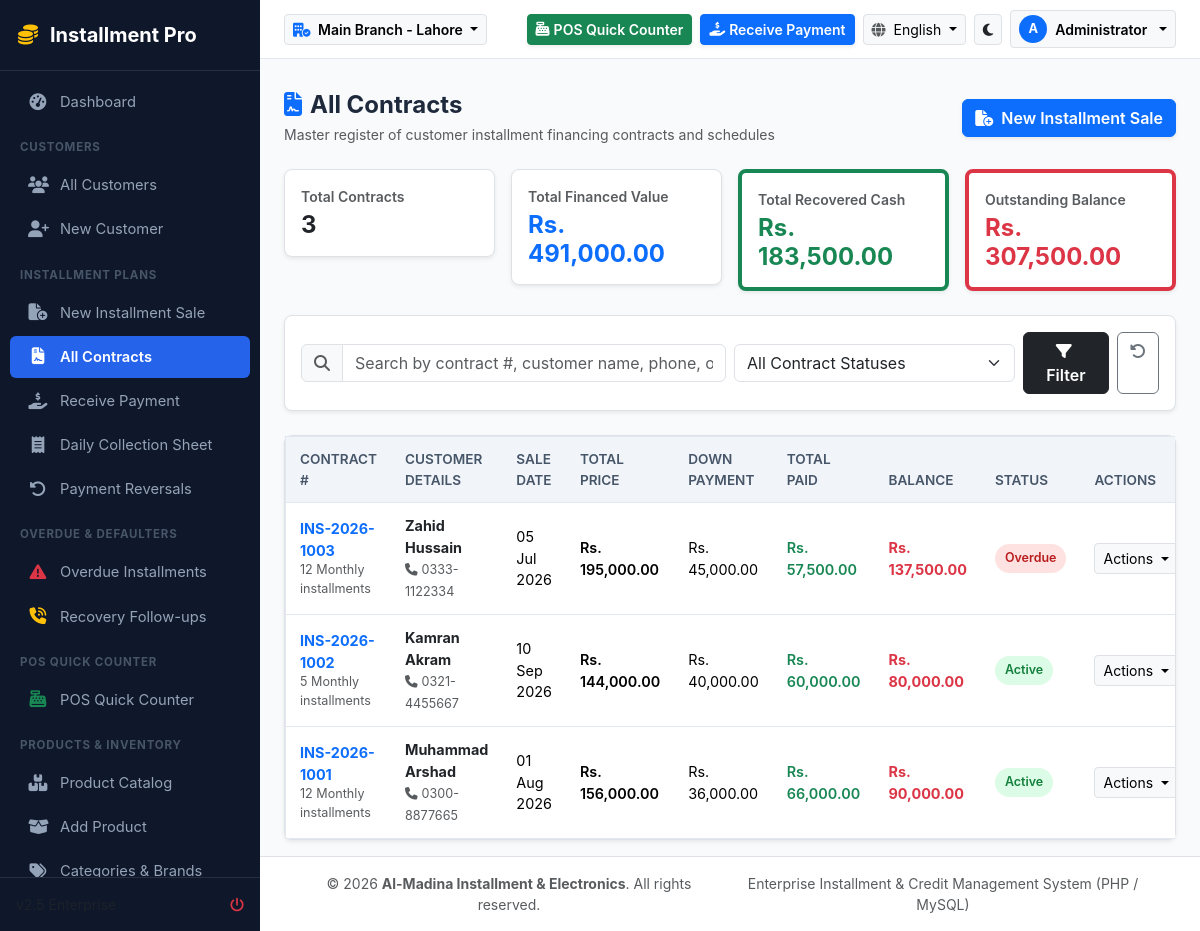
Page /contracts/index.php (signed in) on the committed database.
### tables this page shows
CREATE TABLE IF NOT EXISTS `branches` (
    `id` INT AUTO_INCREMENT PRIMARY KEY,
    `branch_code` VARCHAR(20) NOT NULL UNIQUE,
    `name` VARCHAR(150) NOT NULL,
    `urdu_name` VARCHAR(150) NULL,
    `phone` VARCHAR(50) NULL,
    `address` TEXT NULL,
    `city` VARCHAR(100) DEFAULT 'Lahore',
    `is_active` TINYINT(1) DEFAULT 1,
    `created_at` TIMESTAMP DEFAULT CURRENT_TIMESTAMP
);

CREATE TABLE IF NOT EXISTS `installment_contracts` (
    `id` INT AUTO_INCREMENT PRIMARY KEY,
    `contract_number` VARCHAR(50) NOT NULL UNIQUE,
    `branch_id` INT NOT NULL,
    `customer_id` INT NOT NULL,
    `salesperson_id` INT NULL,
    `collection_officer_id` INT NULL,
    `sale_date` DATE NOT NULL,
    `delivery_date` DATE NULL,
    `cash_price_total` DECIMAL(12,2) NOT NULL DEFAULT 0.00,
    `installment_price_total` DECIMAL(12,2) NOT NULL DEFAULT 0.00,
    `discount_amount` DECIMAL(12,2) DEFAULT 0.00,
    `down_payment` DECIMAL(12,2) NOT NULL DEFAULT 0.00,
    `financed_amount` DECIMAL(12,2) NOT NULL DEFAULT 0.00,  
    `total_payable` DECIMAL(12,2) NOT NULL DEFAULT 0.00,    
    `total_paid` DECIMAL(12,2) NOT NULL DEFAULT 0.00,       
    `balance_amount` DECIMAL(12,2) NOT NULL DEFAULT 0.00,   
    `installment_count` INT NOT NULL,
    `frequency` ENUM('daily', 'weekly', 'biweekly', 'monthly', 'quarterly', 'custom') DEFAULT 'monthly',
    `installment_amount` DECIMAL(12,2) NOT NULL DEFAULT 0.00,
    `first_due_date` DATE NOT NULL,
    `final_due_date` DATE NOT NULL,
    `status` ENUM('draft', 'active', 'completed', 'overdue', 'defaulted', 'cancelled', 'settled') DEFAULT 'active',
    `notes` TEXT NULL,
    `terms_agreed` TINYINT(1) DEFAULT 1,
    `created_by` INT NULL,
    `created_at` TIMESTAMP DEFAULT CURRENT_TIMESTAMP,
    `updated_at` TIMESTAMP DEFAULT CURRENT_TIMESTAMP ON UPDATE CURRENT_TIMESTAMP,
    FOREIGN KEY (`customer_id`) REFERENCES `customers`(`id`),
    FOREIGN KEY (`branch_id`) REFERENCES `branches`(`id`)
);

CREATE TABLE IF NOT EXISTS `customers` (
    `id` INT AUTO_INCREMENT PRIMARY KEY,
    `branch_id` INT NOT NULL,
    `customer_code` VARCHAR(30) NOT NULL UNIQUE,
    `full_name` VARCHAR(150) NOT NULL,
    `father_husband_name` VARCHAR(150) NULL,
    `urdu_name` VARCHAR(150) NULL,
    `cnic` VARCHAR(30) NOT NULL,
    `phone` VARCHAR(30) NOT NULL,
    `whatsapp` VARCHAR(30) NULL,
    `alt_phone` VARCHAR(30) NULL,
    `email` VARCHAR(100) NULL,
    `current_address` TEXT NOT NULL,
    `permanent_address` TEXT NULL,
    `city` VARCHAR(100) DEFAULT 'Lahore',
    `occupation` VARCHAR(100) NULL,
    `employer_name` VARCHAR(150) NULL,
    `monthly_income` DECIMAL(12,2) DEFAULT 0.00,
    `credit_limit` DECIMAL(12,2) DEFAULT 200000.00,
    `category` ENUM('new', 'regular', 'premium', 'high_risk', 'defaulter', 'blacklisted') DEFAULT 'new',
    `status` ENUM('active', 'inactive', 'blacklisted') DEFAULT 'active',
    `photo` VARCHAR(255) NULL,
    `cnic_front` VARCHAR(255) NULL,
    `cnic_back` VARCHAR(255) NULL,
    `notes` TEXT NULL,
    `created_by` INT NULL,
    `created_at` TIMESTAMP DEFAULT CURRENT_TIMESTAMP,
    `updated_at` TIMESTAMP DEFAULT CURRENT_TIMESTAMP ON UPDATE CURRENT_TIMESTAMP,
    INDEX (`cnic`),
    INDEX (`phone`),
    INDEX (`branch_id`)
);

### contracts/index.php (the view, shortened to what the rows shown need)
<?php
require_once __DIR__ . '/../includes/header.php';
$branchId = current_branch_id();
$sql = "SELECT c.*, cust.full_name as customer_name, cust.phone, cust.cnic, cust.customer_code
    FROM installment_contracts c
    JOIN customers cust ON c.customer_id = cust.id
    WHERE c.branch_id = ?";
$params = [$branchId];
$sql .= " ORDER BY c.id DESC";
$contracts = DB::fetchAll($sql, $params);
?>
<div class="card border rounded-3 shadow-sm">
    <div class="table-responsive">
        <table class="table table-hover align-middle mb-0 table-custom">
            <thead>
                <tr>
                    <th>Contract #</th>
                    <th>Customer Details</th>
                    <th>Sale Date</th>
                    <th>Total Price</th>
                    <th>Down Payment</th>
                    <th>Total Paid</th>
                    <th>Balance</th>
                    <th>Status</th>
                    <th>Actions</th>
                </tr>
            </thead>
            <tbody>
                <?php if (empty($contracts)): ?>
                    <tr><td colspan="9" class="text-center py-4 text-muted">No contracts found matching your filters.</td></tr>
                <?php else: ?>
                    <?php foreach ($contracts as $c): ?>
                    <tr>
                        <td>
                            <a href="<?= BASE_URL ?>/contracts/view.php?id=<?= $c['id'] ?>" class="fw-bold text-decoration-none">
                                <?= htmlspecialchars($c['contract_number']) ?>
                            </a>
                            <div class="small text-muted"><?= $c['installment_count'] ?> <?= ucfirst($c['frequency']) ?> installments</div>
                        </td>
                        <td>
                            <div class="fw-bold">
                                <a href="<?= BASE_URL ?>/customers/view.php?id=<?= $c['customer_id'] ?>" class="text-decoration-none text-body">
                                    <?= htmlspecialchars($c['customer_name']) ?>
                                </a>
                            </div>
                            <small class="text-muted"><i class="fa-solid fa-phone me-1"></i><?= htmlspecialchars($c['phone']) ?></small>
                        </td>
                        <td><?= format_date($c['sale_date']) ?></td>
                        <td class="fw-semibold"><?= format_currency($c['installment_price_total']) ?></td>
                        <td><?= format_currency($c['down_payment']) ?></td>
                        <td class="text-success fw-semibold"><?= format_currency($c['total_paid']) ?></td>
                        <td class="fw-bold <?= $c['balance_amount'] > 0 ? 'text-danger' : 'text-success' ?>">
                            <?= format_currency($c['balance_amount']) ?>
                        </td>
                        <td>
                            <span class="badge-status status-<?= $c['status'] ?>"><?= ucfirst($c['status']) ?></span>
                        </td>
                        <td>
                            <div class="dropdown">
                                <button class="btn btn-sm btn-light border dropdown-toggle" type="button" data-bs-toggle="dropdown">
                                    Actions
                                </button>
                            </div>
                        </td>
                    </tr>
                    <?php endforeach; ?>
                <?php endif; ?>
            </tbody>
        </table>
    </div>
</div>
<?php require_once __DIR__ . '/../includes/footer.php'; ?>

### includes/header.php (shortened to what the rows shown need)
<?php
$activeBranchId = current_branch_id();
$branches = DB::fetchAll("SELECT * FROM branches WHERE is_active = 1 ORDER BY id ASC");
$activeBranch = DB::fetch("SELECT * FROM branches WHERE id = ?", [$activeBranchId]) ?? ($branches[0] ?? ['name' => 'Main Branch']);
$themeMode = $_SESSION['theme_mode'] ?? 'light';
$lang = current_lang();
$isRtl = is_rtl();
?>
<!DOCTYPE html>
<html lang="<?= $lang ?>" dir="<?= $isRtl ? 'rtl' : 'ltr' ?>" data-bs-theme="<?= $themeMode ?>">
<head>
    <link rel="stylesheet" href="https://cdn.jsdelivr.net/npm/bootstrap@5.3.2/dist/css/bootstrap.min.css">
    <link rel="stylesheet" href="https://cdnjs.cloudflare.com/ajax/libs/font-awesome/6.5.1/css/all.min.css">
    <link rel="stylesheet" href="<?= BASE_URL ?>/assets/css/custom.css">
</head>
<body dir="<?= $isRtl ? 'rtl' : 'ltr' ?>">
<div id="app-wrapper">
    <div id="main-content">
        <header class="top-navbar">
            <div class="d-flex align-items-center gap-3">
                <div class="dropdown">
                    <button class="btn btn-sm btn-light border dropdown-toggle fw-semibold" type="button" data-bs-override="true" data-bs-toggle="dropdown">
                        <i class="fa-solid fa-building-circle-check text-primary me-1"></i>
                        <?= htmlspecialchars($isRtl && !empty($activeBranch['urdu_name']) ? $activeBranch['urdu_name'] : $activeBranch['name']) ?>
                    </button>
                </div>
            </div>
        </header>
        <main class="flex-grow-1 px-4 py-3">

### rows in the picture
branches: name "Main Branch - Lahore"
installment_contracts: contract_number "INS-2026-1003", installment_count "12", frequency "Monthly", customer.full_name "Zahid Hussain", customer.phone "0333-1122334", sale_date "05 Jul 2026", installment_price_total "Rs. 195,000.00", down_payment "Rs. 45,000.00", total_paid "Rs. 57,500.00", balance_amount "Rs. 137,500.00", status "Overdue"
installment_contracts: contract_number "INS-2026-1002", installment_count "5", frequency "Monthly", customer.full_name "Kamran Akram", customer.phone "0321-4455667", sale_date "10 Sep 2026", installment_price_total "Rs. 144,000.00", down_payment "Rs. 40,000.00", total_paid "Rs. 60,000.00", balance_amount "Rs. 80,000.00", status "Active"
installment_contracts: contract_number "INS-2026-1001", installment_count "12", frequency "Monthly", customer.full_name "Muhammad Arshad", customer.phone "0300-8877665", sale_date "01 Aug 2026", installment_price_total "Rs. 156,000.00", down_payment "Rs. 36,000.00", total_paid "Rs. 66,000.00", balance_amount "Rs. 90,000.00", status "Active"

### other values in the picture
__('app_name') "Installment Pro"
__('dashboard') "Dashboard"
__('customers') "CUSTOMERS"
__('customer_list') "All Customers"
__('new_customer') "New Customer"
__('installment_plans') "INSTALLMENT PLANS"
__('new_contract') "New Installment Sale"
__('all_contracts') "All Contracts"
__('receive_payment') "Receive Payment"
__('daily_collection') "Daily Collection Sheet"
__('payment_reversals') "Payment Reversals"
__('defaulters') "OVERDUE & DEFAULTERS"
__('overdue_list') "Overdue Installments"
__('followups') "Recovery Follow-ups"
__('pos') "POS QUICK COUNTER"
